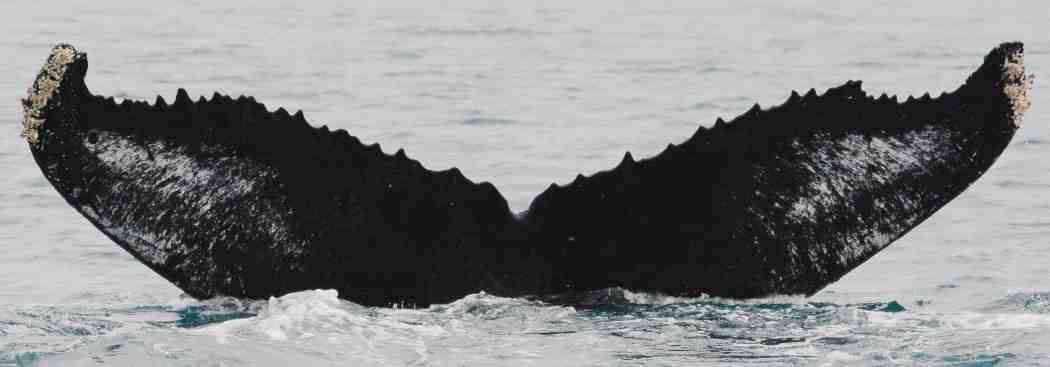
#> input picture tail.jpg, 1050 x 367 px; its folder holds only this picture in this run
$ python -i fluke.py   (imports and definitions only)   (older library calls are emulated)
#> lines starting #> are read from the running program, lines starting #| are printed output that depends on the picture
import numpy as np
import skimage
from skimage import io, transform, segmentation, morphology, color
import pathlib
import matplotlib.pyplot as plt


# [48 lines left out: functions raw_moment, gen_features, predict_tail, not called in this run]

def predict_tail2(labels):
    # more sophisticated
    global pipe


def process_img(img):


    s = img.shape
#> s = (367, 1050)

    # downsample
    downscale = s[1] // 100
#> downscale = 10
    if downscale > 1:
        thumb = transform.pyramid_reduce(img, downscale=downscale)
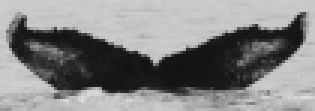
#> thumb: shape (37, 105) float64 (shown 3 times larger); min 0.0762, max 0.881, mean 0.517
        thumb = 255 * thumb
        thumb = thumb.astype('uint8')
    else:
        thumb = img.astype('uint8')

    # slic
#> (the run stopped early here; a loop or call above may not have finished)
